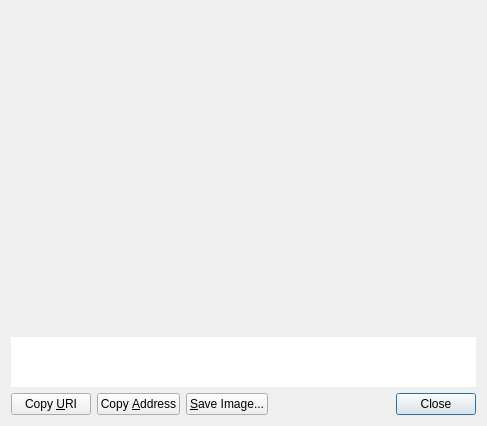
<?xml version="1.0" encoding="UTF-8"?>
<ui version="4.0">
 <class>ReceiveRequestDialog</class>
 <widget class="QDialog" name="ReceiveRequestDialog">
  <property name="geometry">
   <rect>
    <x>0</x>
    <y>0</y>
    <width>487</width>
    <height>426</height>
   </rect>
  </property>
  <layout class="QVBoxLayout" name="verticalLayout_3">
   <item>
    <widget class="QRImageWidget" name="lblQRCode">
     <property name="sizePolicy">
      <sizepolicy hsizetype="Expanding" vsizetype="Fixed">
       <horstretch>0</horstretch>
       <verstretch>0</verstretch>
      </sizepolicy>
     </property>
     <property name="minimumSize">
      <size>
       <width>300</width>
       <height>320</height>
      </size>
     </property>
     <property name="toolTip">
      <string>QR Code</string>
     </property>
     <property name="textFormat">
      <enum>Qt::PlainText</enum>
     </property>
     <property name="alignment">
      <set>Qt::AlignCenter</set>
     </property>
     <property name="wordWrap">
      <bool>true</bool>
     </property>
    </widget>
   </item>
   <item>
    <widget class="QTextEdit" name="outUri">
     <property name="sizePolicy">
      <sizepolicy hsizetype="Expanding" vsizetype="Expanding">
       <horstretch>0</horstretch>
       <verstretch>0</verstretch>
      </sizepolicy>
     </property>
     <property name="minimumSize">
      <size>
       <width>0</width>
       <height>50</height>
      </size>
     </property>
     <property name="frameShape">
      <enum>QFrame::NoFrame</enum>
     </property>
     <property name="frameShadow">
      <enum>QFrame::Plain</enum>
     </property>
     <property name="tabChangesFocus">
      <bool>true</bool>
     </property>
     <property name="textInteractionFlags">
      <set>Qt::TextSelectableByKeyboard|Qt::TextSelectableByMouse</set>
     </property>
    </widget>
   </item>
   <item>
    <layout class="QHBoxLayout" name="horizontalLayout">
     <item>
      <widget class="QPushButton" name="btnCopyURI">
       <property name="text">
        <string>Copy &amp;URI</string>
       </property>
       <property name="autoDefault">
        <bool>false</bool>
       </property>
      </widget>
     </item>
     <item>
      <widget class="QPushButton" name="btnCopyAddress">
       <property name="text">
        <string>Copy &amp;Address</string>
       </property>
       <property name="autoDefault">
        <bool>false</bool>
       </property>
      </widget>
     </item>
     <item>
      <widget class="QPushButton" name="btnSaveAs">
       <property name="text">
        <string>&amp;Save Image...</string>
       </property>
       <property name="autoDefault">
        <bool>false</bool>
       </property>
      </widget>
     </item>
     <item>
      <spacer name="horizontalSpacer_2">
       <property name="orientation">
        <enum>Qt::Horizontal</enum>
       </property>
       <property name="sizeHint" stdset="0">
        <size>
         <width>40</width>
         <height>20</height>
        </size>
       </property>
      </spacer>
     </item>
     <item>
      <widget class="QDialogButtonBox" name="buttonBox">
       <property name="standardButtons">
        <set>QDialogButtonBox::Close</set>
       </property>
      </widget>
     </item>
    </layout>
   </item>
  </layout>
 </widget>
 <customwidgets>
  <customwidget>
   <class>QRImageWidget</class>
   <extends>QLabel</extends>
   <header>receiverequestdialog.h</header>
  </customwidget>
 </customwidgets>
 <resources/>
 <connections>
  <connection>
   <sender>buttonBox</sender>
   <signal>rejected()</signal>
   <receiver>ReceiveRequestDialog</receiver>
   <slot>reject()</slot>
   <hints>
    <hint type="sourcelabel">
     <x>452</x>
     <y>573</y>
    </hint>
    <hint type="destinationlabel">
     <x>243</x>
     <y>298</y>
    </hint>
   </hints>
  </connection>
  <connection>
   <sender>buttonBox</sender>
   <signal>accepted()</signal>
   <receiver>ReceiveRequestDialog</receiver>
   <slot>accept()</slot>
   <hints>
    <hint type="sourcelabel">
     <x>452</x>
     <y>573</y>
    </hint>
    <hint type="destinationlabel">
     <x>243</x>
     <y>298</y>
    </hint>
   </hints>
  </connection>
 </connections>
</ui>
